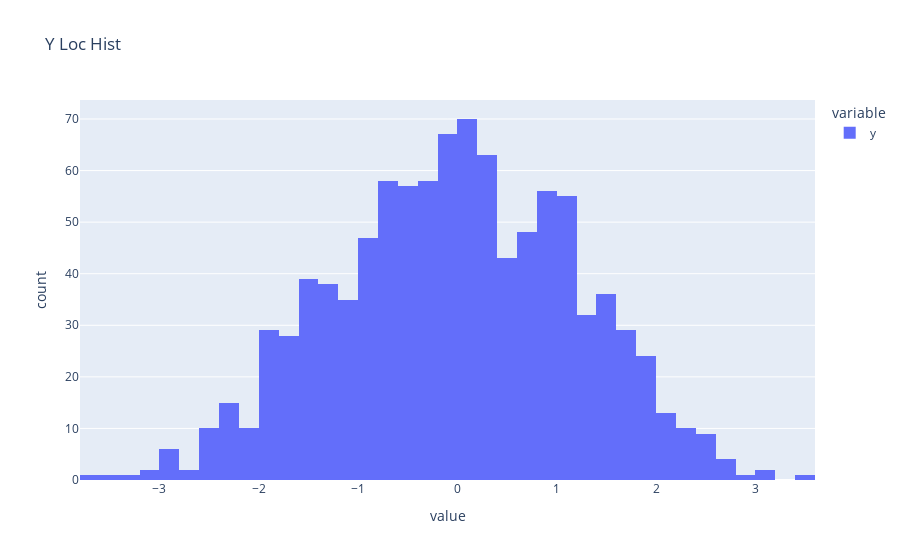

Notebook code cell kept with this figure:
### Code cell
pitch_data.show_y_location_hist()

### Figure 1 — Plotly figure (JSON) as saved in the notebook; plotly's stock layout.template omitted (floating-point values rounded to 4 significant figures; data arrays with more than 128 entries replaced by an {"elided": "..."} marker saying what was removed)
{"data": [{"alignmentgroup": "True", "bingroup": "x", "hovertemplate": "variable=y<br>value=%{x}<br>count=%{y}<extra></extra>", "legendgroup": "y", "marker": {"color": "#636efa", "pattern": {"shape": ""}}, "name": "y", "offsetgroup": "y", "orientation": "v", "showlegend": true, "type": "histogram", "x": {"elided": "1000 float values"}, "xaxis": "x", "yaxis": "y"}], "layout": {"barmode": "relative", "legend": {"title": {"text": "variable"}, "tracegroupgap": 0}, "title": {"text": "Y Loc Hist"}, "xaxis": {"anchor": "y", "domain": [0, 1], "title": {"text": "value"}}, "yaxis": {"anchor": "x", "domain": [0, 1], "title": {"text": "count"}}}}
